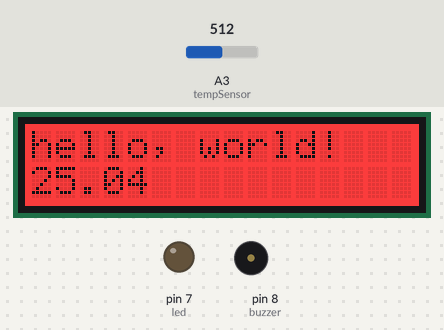
Bench run of a sketch on a simulated Arduino Uno, built with avr-gcc and run on an emulated ATmega328P. Shown: 16×2 character LCD, output pins drawn as LEDs (lit = HIGH), buzzer (waves = sounding). The test bench sets the inputs (shaded band); at power-on: A3 (tempSensor) = 512. What the sketch prints to the serial monitor is not drawn.

Above: at 2.2 s.
2.3 s: A3 (tempSensor) set to 553
At 2.9 s:
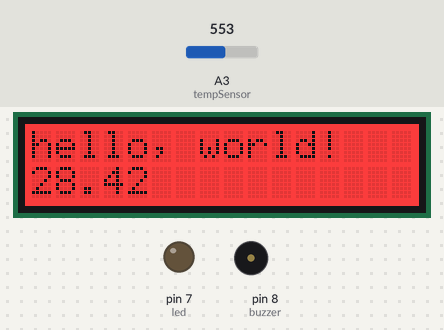
3.8 s: A3 (tempSensor) set to 579
At 5.0 s:
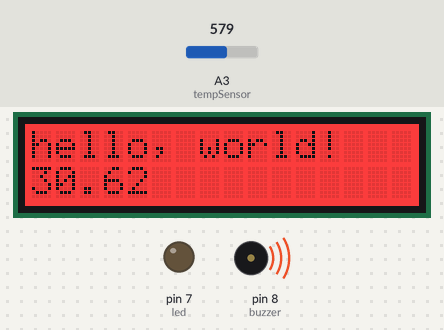
5.3 s: A3 (tempSensor) set to 511
At 7.5 s:
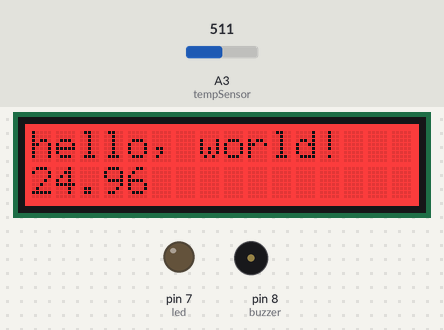
Timing chart, 0 to 9.0 s (numbered marks = the images above; inputs shaded):
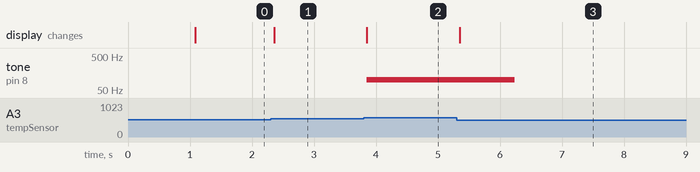

Measured:
- the behaviour switches between 571 and 572 on A3 (tempSensor) (found by bisection; images 1 and 2)
- after the input at 2.3 s, the display: changes after 0.06 s (image 1)
- after the input at 3.8 s, tone on pin 8 (buzzer): silent → 100 Hz after 0.05 s; the display: changes after 0.05 s (image 2)
- after the input at 5.3 s, tone on pin 8 (buzzer): 100 Hz → silent after 0.94 s; the display: changes after 0.05 s (image 3)

The sketch:

PaulTemperatureSensor.ino
```cpp
#include <Wire.h>
#include "rgb_lcd.h"
#include <math.h>

rgb_lcd lcd;

const int colorR = 255;
const int colorG = 0;
const int colorB = 0;

int tempSensor = 3;
int buzzer = 8;
int led = 7;
float temperature;
//B value of the thermistor
int B = 4275;
int R0 = 100000;
float resistance;

void setup()
{

    pinMode(tempSensor, OUTPUT);
    pinMode(buzzer,OUTPUT);
    pinMode(led,OUTPUT);
    Serial.begin(9600);
    // set up the LCD's number of columns and rows:
    lcd.begin(16, 2);

    lcd.setRGB(colorR, colorG, colorB);

    // Print a message to the LCD.
    lcd.print("hello, world!");

    delay(1000);
}


void loop()
{
    int a=analogRead(tempSensor);
    resistance= 1023.0/a-1.0;
    resistance = R0 * resistance;
    temperature = 1.0/(log(resistance/R0)/B+1/298.15)-273.15; // convert to temperature via datasheet

    Serial.print(temperature);
    Serial.print("\n");
    lcd.setCursor(0, 1);

    lcd.print(temperature);
    if(temperature > 30){

      digitalWrite(led,HIGH);  //LED will turn on if temperature is above 30
      tone(buzzer,100,1000);   // Buzzer will turn on if temperature is above 30
    }

    digitalWrite(led,LOW);    // All other cases, LED will be turned off.
    delay(100);
}

/*********************************************************************************************************
  END FILE
*********************************************************************************************************/
```
